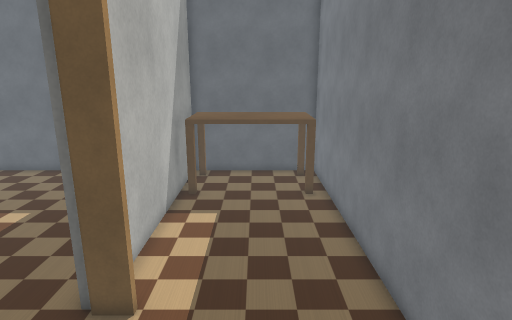
[1] (above)

17 first-person views from a walk through a Webots world. The camera is 1.1 m above the floor, tilts 14° down and sees 75° across. The floor is counted in squares, 0.2 m on a side. Each view is taken from the middle of a square. On the plan, view 1 faces up. The plan holds only what a view shows up to about 20 squares ahead; the rest is blank. Simple shapes and patterns stand in for the simulator's stock objects. Door leaves are left out.

[2]
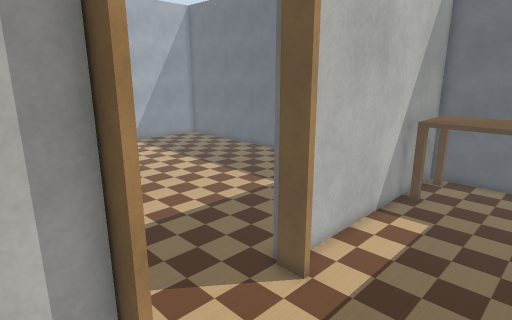

[3]
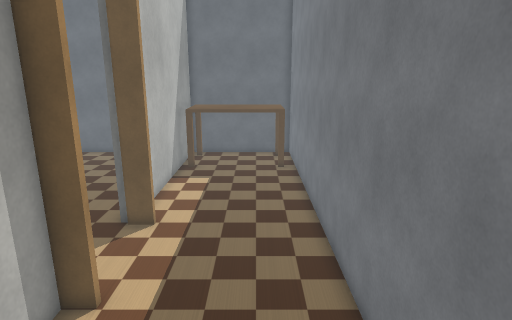

[4]
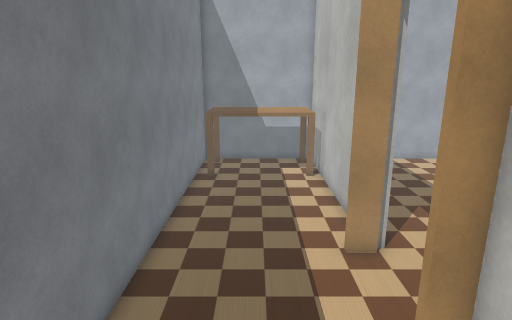

[5]
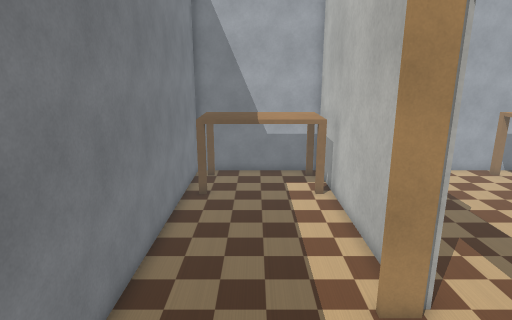

[6]
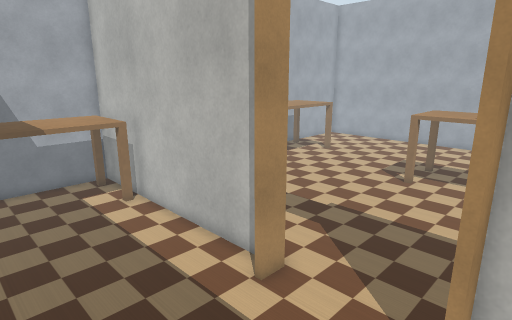

[7]
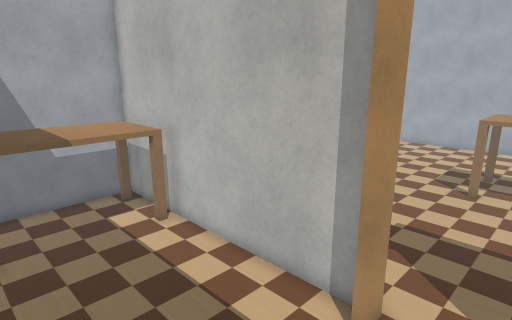

[8]
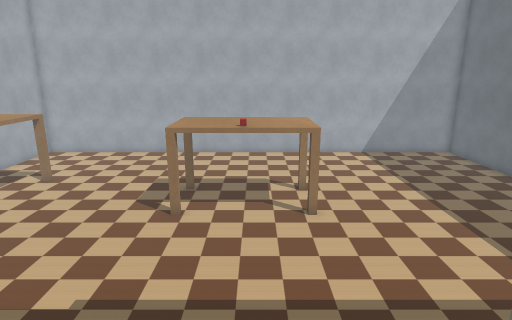

[9]
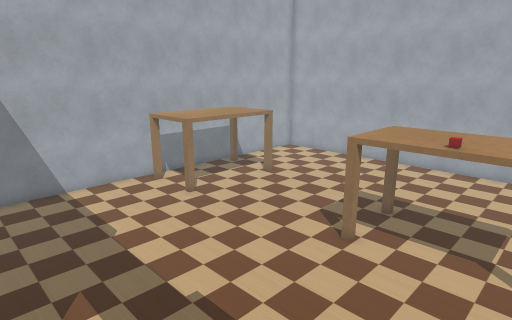

[10]
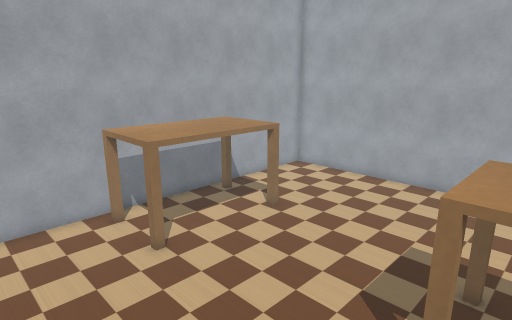

[11]
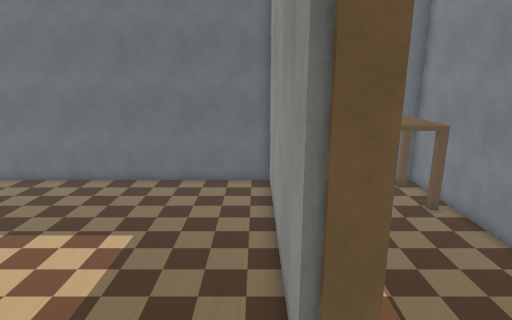

[12]
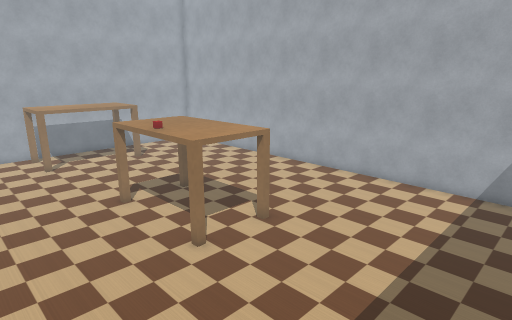

[13]
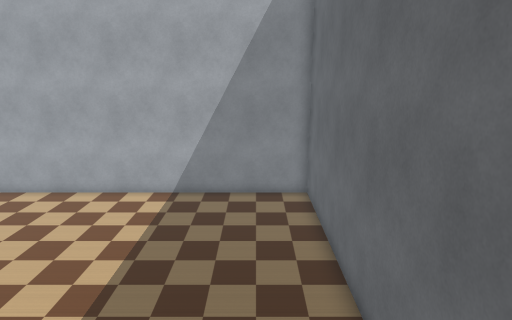

[14]
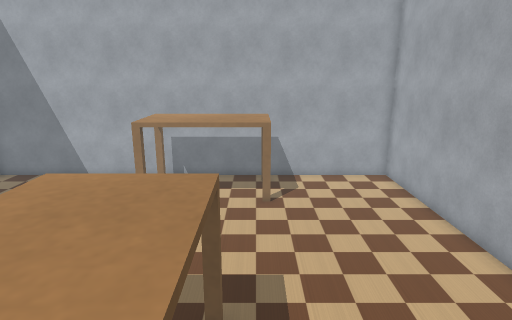

[15]
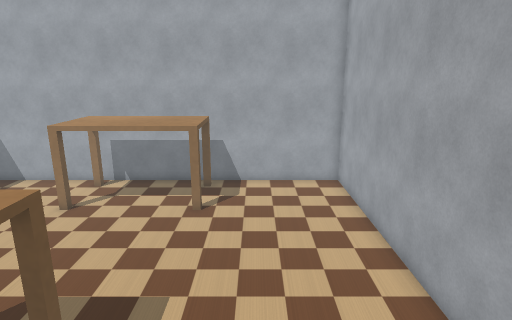

[16]
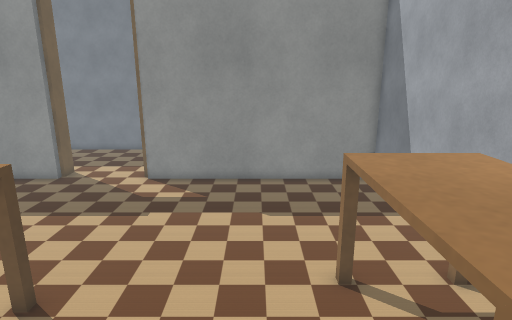

[17]
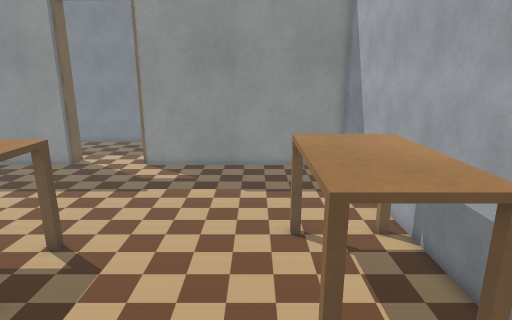

### Floor plan
Points are (right, up) in squares from view 1. A wall is a line through its corners. A room is listed if a view was taken in it or the views show most of it. See-through windows are left out.
Room 1 (views 1, 2, 3, 4, 5, 6, 7, 8)
walls: (-2.9, 2.1) (-3.8, 2.1) (-3.8, -10.5) (3.5, -10.5) (3.5, 19.5) (-3.8, 19.5) (-3.8, 7.1) (-2.9, 7.1)
ways out: open door at (-3.5, 4.5) to room 2
objects: desk (-3, -10) to (3, -6); desk (-3, 15) to (3, 19)
Room 2 (views 9, 10, 11, 12, 13, 14, 15, 16, 17)
walls: (-4.3, 6.9) (-4.3, 19.5) (-26.5, 19.5) (-26.5, -10.5) (-4.3, -10.5) (-4.3, 2)
ways out: open door at (-3.5, 4.5) to room 1
objects: desk (-19, -10) to (-14, -6); desk (-18, 2) to (-15, 7); other object (-15, 4) to (-15, 5)

Positions as (right, up) in squares from view 1, and headings:
1: (0, 0), facing up
2: (2, 0), facing up-left
3: (1, -5), facing up
4: (0, 12), facing down
5: (0, 9), facing down
6: (3, 8), facing down-left
7: (3, 5), facing down-left
8: (-2, 5), facing left
9: (-5, 7), facing down-left
10: (-9, 3), facing down-left
11: (-5, 2), facing up
12: (-9, 16), facing down-left
13: (-11, 17), facing left
14: (-19, 8), facing down
15: (-22, 7), facing down
16: (-22, -4), facing right
17: (-25, -5), facing right
